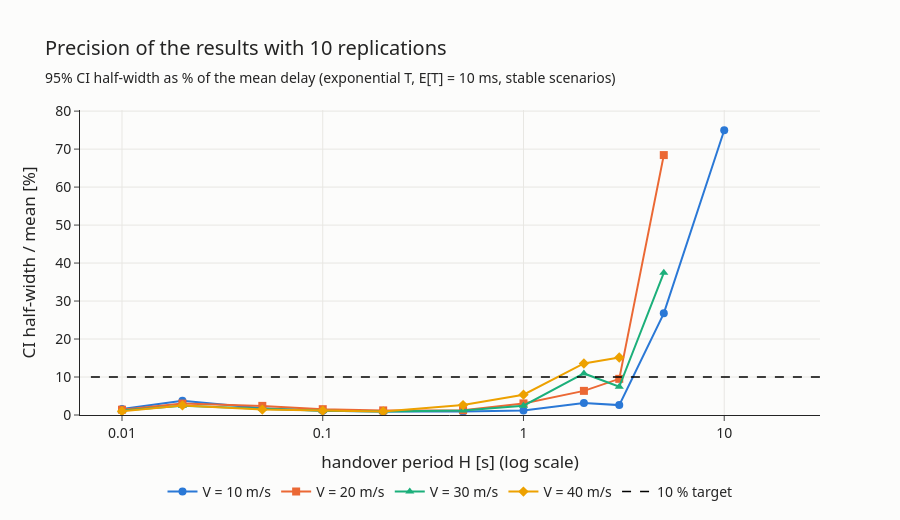

This figure's notebook cell:
### Markdown cell above
### 1b. Are 10 replications enough?

The slides suggest a confidence interval of about **10 % of the mean**; if it is larger, add replications (up to ~30) — but *"when queueing systems are close to saturation ... there is little that you can do but acknowledge this fact"*.

*Source:* `2_Simulation.pdf` PDF p. 150 / slide 151. Replications and `seed-set = ${repetition}`: `3_OMNeT++.pdf` p. 54 and p. 86.

The chart shows the CI half-width as a percentage of the mean for every **stable** scenario.

### Code cell
stable = summary[(summary["n_collapsed"] == 0) & (summary["endToEndDelay:mean"] * 1000 < TOP)].copy()
stable["ci_percent"] = 100 * stable["endToEndDelay:mean_ci"] / stable["endToEndDelay:mean"]
print(f"stable scenarios: {len(stable)} of {len(summary)}")
print(f"CI / mean:  median {stable['ci_percent'].median():.1f} %,  "
      f"{(stable['ci_percent'] < 10).mean() * 100:.0f} % of the scenarios below 10 %")

fig = go.Figure()
for i, v in enumerate(SPEEDS):
    d = stable[(stable["dist"] == "Exponential") & (stable["T"] == 10) & (stable["V"] == v)].sort_values("H")
    fig.add_trace(go.Scatter(x=d["H"], y=d["ci_percent"], mode="lines+markers", name=f"V = {v} m/s",
                             line=dict(color=COLORS[i]), marker=dict(symbol=SYMBOLS[i], size=8)))
fig.add_trace(go.Scatter(x=[0.007, 30], y=[10, 10], mode="lines", name="10 % target",
                         line=dict(color="black", dash="dash", width=1.5)))
log_x(fig, "handover period H [s] (log scale)")
fig.update_yaxes(title="CI half-width / mean [%]", rangemode="tozero")
style(fig, "Precision of the results with 10 replications",
      "95% CI half-width as % of the mean delay (exponential T, E[T] = 10 ms, stable scenarios)", height=520)
fig.show()
save(fig, "00_ci_width", height=520)

### Figure 1 — Plotly figure (JSON) as saved in the notebook; plotly's stock layout.template omitted (floating-point values rounded to 4 significant figures)
{"data": [{"line": {"color": "#2a78d6"}, "marker": {"size": 8, "symbol": "circle"}, "mode": "lines+markers", "name": "V = 10 m/s", "type": "scatter", "x": [0.01, 0.02, 0.05, 0.1, 0.2, 0.5, 1.0, 2.0, 3.0, 5.0, 10.0], "y": [1.582, 3.771, 1.801, 1.114, 0.9212, 0.8894, 1.181, 3.188, 2.607, 26.77, 74.96]}, {"line": {"color": "#eb6834"}, "marker": {"size": 8, "symbol": "square"}, "mode": "lines+markers", "name": "V = 20 m/s", "type": "scatter", "x": [0.01, 0.02, 0.05, 0.1, 0.2, 0.5, 1.0, 2.0, 3.0, 5.0], "y": [1.396, 3.008, 2.401, 1.534, 1.21, 1.261, 3.051, 6.355, 9.52, 68.43]}, {"line": {"color": "#1baf7a"}, "marker": {"size": 8, "symbol": "triangle-up"}, "mode": "lines+markers", "name": "V = 30 m/s", "type": "scatter", "x": [0.01, 0.02, 0.05, 0.1, 0.2, 0.5, 1.0, 2.0, 3.0, 5.0], "y": [1.16, 2.433, 1.634, 1.134, 0.9214, 1.165, 2.458, 10.94, 7.439, 37.42]}, {"line": {"color": "#eda100"}, "marker": {"size": 8, "symbol": "diamond"}, "mode": "lines+markers", "name": "V = 40 m/s", "type": "scatter", "x": [0.01, 0.02, 0.05, 0.1, 0.2, 0.5, 1.0, 2.0, 3.0], "y": [1.016, 2.527, 1.421, 1.113, 0.9173, 2.603, 5.351, 13.58, 15.15]}, {"line": {"color": "black", "dash": "dash", "width": 1.5}, "mode": "lines", "name": "10 % target", "type": "scatter", "x": [0.007, 30], "y": [10, 10]}], "layout": {"font": {"family": "Segoe UI, Arial", "size": 14}, "height": 520, "legend": {"orientation": "h", "x": 0.5, "xanchor": "center", "y": -0.2}, "margin": {"t": 110}, "paper_bgcolor": "#fcfcfb", "plot_bgcolor": "#fcfcfb", "title": {"subtitle": {"text": "95% CI half-width as % of the mean delay (exponential T, E[T] = 10 ms, stable scenarios)"}, "text": "Precision of the results with 10 replications"}, "xaxis": {"dtick": 1, "gridcolor": "#e8e7e3", "showgrid": true, "title": {"text": "handover period H [s] (log scale)"}, "type": "log"}, "yaxis": {"gridcolor": "#e8e7e3", "rangemode": "tozero", "showgrid": true, "title": {"text": "CI half-width / mean [%]"}}}}
